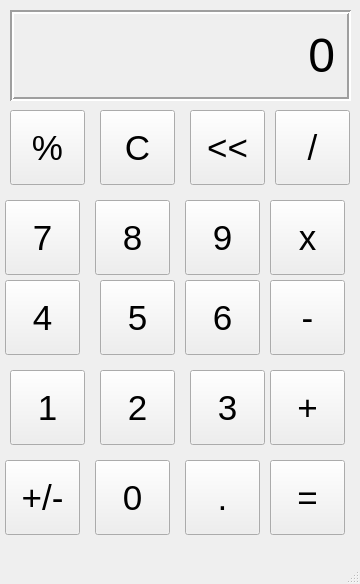
<?xml version="1.0" encoding="UTF-8"?>
<ui version="4.0">
 <class>MainWindow</class>
 <widget class="QMainWindow" name="MainWindow">
  <property name="geometry">
   <rect>
    <x>0</x>
    <y>0</y>
    <width>360</width>
    <height>584</height>
   </rect>
  </property>
  <property name="windowTitle">
   <string>Calculator</string>
  </property>
  <widget class="QWidget" name="centralwidget">
   <widget class="QLabel" name="outputLabel">
    <property name="geometry">
     <rect>
      <x>10</x>
      <y>10</y>
      <width>341</width>
      <height>91</height>
     </rect>
    </property>
    <property name="font">
     <font>
      <pointsize>36</pointsize>
     </font>
    </property>
    <property name="frameShape">
     <enum>QFrame::Box</enum>
    </property>
    <property name="frameShadow">
     <enum>QFrame::Sunken</enum>
    </property>
    <property name="lineWidth">
     <number>2</number>
    </property>
    <property name="text">
     <string>0</string>
    </property>
    <property name="alignment">
     <set>Qt::AlignRight|Qt::AlignTrailing|Qt::AlignVCenter</set>
    </property>
    <property name="margin">
     <number>10</number>
    </property>
   </widget>
   <widget class="QPushButton" name="percentButton">
    <property name="geometry">
     <rect>
      <x>10</x>
      <y>110</y>
      <width>75</width>
      <height>75</height>
     </rect>
    </property>
    <property name="font">
     <font>
      <pointsize>26</pointsize>
     </font>
    </property>
    <property name="text">
     <string>%</string>
    </property>
   </widget>
   <widget class="QPushButton" name="CButton">
    <property name="geometry">
     <rect>
      <x>100</x>
      <y>110</y>
      <width>75</width>
      <height>75</height>
     </rect>
    </property>
    <property name="font">
     <font>
      <pointsize>26</pointsize>
     </font>
    </property>
    <property name="text">
     <string>C</string>
    </property>
   </widget>
   <widget class="QPushButton" name="arrowButton">
    <property name="geometry">
     <rect>
      <x>190</x>
      <y>110</y>
      <width>75</width>
      <height>75</height>
     </rect>
    </property>
    <property name="font">
     <font>
      <pointsize>26</pointsize>
     </font>
    </property>
    <property name="text">
     <string>&lt;&lt;</string>
    </property>
   </widget>
   <widget class="QPushButton" name="divideButton">
    <property name="geometry">
     <rect>
      <x>275</x>
      <y>110</y>
      <width>75</width>
      <height>75</height>
     </rect>
    </property>
    <property name="font">
     <font>
      <pointsize>26</pointsize>
     </font>
    </property>
    <property name="text">
     <string>/</string>
    </property>
   </widget>
   <widget class="QPushButton" name="multiplyButton">
    <property name="geometry">
     <rect>
      <x>270</x>
      <y>200</y>
      <width>75</width>
      <height>75</height>
     </rect>
    </property>
    <property name="font">
     <font>
      <pointsize>26</pointsize>
     </font>
    </property>
    <property name="text">
     <string>x</string>
    </property>
   </widget>
   <widget class="QPushButton" name="sevenButton">
    <property name="geometry">
     <rect>
      <x>5</x>
      <y>200</y>
      <width>75</width>
      <height>75</height>
     </rect>
    </property>
    <property name="font">
     <font>
      <pointsize>26</pointsize>
     </font>
    </property>
    <property name="text">
     <string>7</string>
    </property>
   </widget>
   <widget class="QPushButton" name="nineButton">
    <property name="geometry">
     <rect>
      <x>185</x>
      <y>200</y>
      <width>75</width>
      <height>75</height>
     </rect>
    </property>
    <property name="font">
     <font>
      <pointsize>26</pointsize>
     </font>
    </property>
    <property name="text">
     <string>9</string>
    </property>
   </widget>
   <widget class="QPushButton" name="eightButton">
    <property name="geometry">
     <rect>
      <x>95</x>
      <y>200</y>
      <width>75</width>
      <height>75</height>
     </rect>
    </property>
    <property name="font">
     <font>
      <pointsize>26</pointsize>
     </font>
    </property>
    <property name="text">
     <string>8</string>
    </property>
   </widget>
   <widget class="QPushButton" name="minusButton">
    <property name="geometry">
     <rect>
      <x>270</x>
      <y>280</y>
      <width>75</width>
      <height>75</height>
     </rect>
    </property>
    <property name="font">
     <font>
      <pointsize>26</pointsize>
     </font>
    </property>
    <property name="text">
     <string>-</string>
    </property>
   </widget>
   <widget class="QPushButton" name="fourButton">
    <property name="geometry">
     <rect>
      <x>5</x>
      <y>280</y>
      <width>75</width>
      <height>75</height>
     </rect>
    </property>
    <property name="font">
     <font>
      <pointsize>26</pointsize>
     </font>
    </property>
    <property name="text">
     <string>4</string>
    </property>
   </widget>
   <widget class="QPushButton" name="sixButton">
    <property name="geometry">
     <rect>
      <x>185</x>
      <y>280</y>
      <width>75</width>
      <height>75</height>
     </rect>
    </property>
    <property name="font">
     <font>
      <pointsize>26</pointsize>
     </font>
    </property>
    <property name="text">
     <string>6</string>
    </property>
   </widget>
   <widget class="QPushButton" name="addButton">
    <property name="geometry">
     <rect>
      <x>270</x>
      <y>370</y>
      <width>75</width>
      <height>75</height>
     </rect>
    </property>
    <property name="font">
     <font>
      <pointsize>26</pointsize>
     </font>
    </property>
    <property name="text">
     <string>+</string>
    </property>
   </widget>
   <widget class="QPushButton" name="oneButton">
    <property name="geometry">
     <rect>
      <x>10</x>
      <y>370</y>
      <width>75</width>
      <height>75</height>
     </rect>
    </property>
    <property name="font">
     <font>
      <pointsize>26</pointsize>
     </font>
    </property>
    <property name="text">
     <string>1</string>
    </property>
   </widget>
   <widget class="QPushButton" name="threeButton">
    <property name="geometry">
     <rect>
      <x>190</x>
      <y>370</y>
      <width>75</width>
      <height>75</height>
     </rect>
    </property>
    <property name="font">
     <font>
      <pointsize>26</pointsize>
     </font>
    </property>
    <property name="text">
     <string>3</string>
    </property>
   </widget>
   <widget class="QPushButton" name="twoButton">
    <property name="geometry">
     <rect>
      <x>100</x>
      <y>370</y>
      <width>75</width>
      <height>75</height>
     </rect>
    </property>
    <property name="font">
     <font>
      <pointsize>26</pointsize>
     </font>
    </property>
    <property name="text">
     <string>2</string>
    </property>
   </widget>
   <widget class="QPushButton" name="euqualButton">
    <property name="geometry">
     <rect>
      <x>270</x>
      <y>460</y>
      <width>75</width>
      <height>75</height>
     </rect>
    </property>
    <property name="font">
     <font>
      <pointsize>26</pointsize>
     </font>
    </property>
    <property name="text">
     <string>=</string>
    </property>
   </widget>
   <widget class="QPushButton" name="plusminusButton">
    <property name="geometry">
     <rect>
      <x>5</x>
      <y>460</y>
      <width>75</width>
      <height>75</height>
     </rect>
    </property>
    <property name="font">
     <font>
      <pointsize>26</pointsize>
     </font>
    </property>
    <property name="text">
     <string>+/-</string>
    </property>
   </widget>
   <widget class="QPushButton" name="decimalButton">
    <property name="geometry">
     <rect>
      <x>185</x>
      <y>460</y>
      <width>75</width>
      <height>75</height>
     </rect>
    </property>
    <property name="font">
     <font>
      <pointsize>26</pointsize>
     </font>
    </property>
    <property name="text">
     <string>.</string>
    </property>
   </widget>
   <widget class="QPushButton" name="zeroButton">
    <property name="geometry">
     <rect>
      <x>95</x>
      <y>460</y>
      <width>75</width>
      <height>75</height>
     </rect>
    </property>
    <property name="font">
     <font>
      <pointsize>26</pointsize>
     </font>
    </property>
    <property name="text">
     <string>0</string>
    </property>
   </widget>
   <widget class="QPushButton" name="fiveButton">
    <property name="geometry">
     <rect>
      <x>100</x>
      <y>280</y>
      <width>75</width>
      <height>75</height>
     </rect>
    </property>
    <property name="font">
     <font>
      <pointsize>26</pointsize>
     </font>
    </property>
    <property name="text">
     <string>5</string>
    </property>
   </widget>
  </widget>
  <widget class="QMenuBar" name="menubar">
   <property name="geometry">
    <rect>
     <x>0</x>
     <y>0</y>
     <width>360</width>
     <height>21</height>
    </rect>
   </property>
  </widget>
  <widget class="QStatusBar" name="statusbar"/>
 </widget>
 <resources/>
 <connections/>
</ui>
